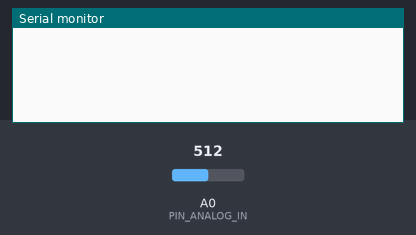
Bench run of a sketch on a simulated Arduino Uno, built with avr-gcc and run on an emulated ATmega328P. On the bench: the last lines printed to the serial monitor. The inputs (shaded band) are chosen by the test bench; at power-on: A0 (PIN_ANALOG_IN) = 512.

Above: at 1.2 s.
1.3 s: A0 (PIN_ANALOG_IN) set to 26
At 2.2 s:
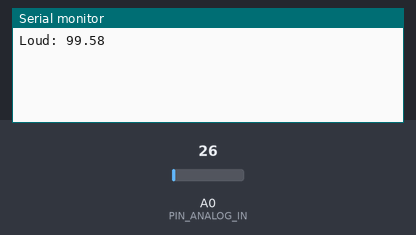
2.8 s: A0 (PIN_ANALOG_IN) set to 22
At 5.6 s:
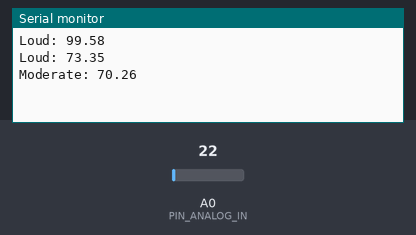

The sketch:

taraMicrofono.ino
```cpp
const double dBAnalogQuiet = 10;//envelope - calibrated value from analog input (48 dB equivalent)
const double dBAnalogModerate =  12;
const double dBAnalogLoud = 17;

int count=0;
double sum=0;
double value=0;
double volt=0;


#define PIN_ANALOG_IN A0

void setup() {
  Serial.begin(9600);
}

void loop() {
  float decibelsValueQuiet = 49.5;
  float decibelsValueModerate = 65;
  float decibelsValueLoud = 70;
  float valueDb;
  volt =  analogRead(PIN_ANALOG_IN);
  count++;
  sum += volt;

  if(count==10000){
    value=sum/count;
    count=0;
    sum=0;
    if (value < 13){
      decibelsValueQuiet += calculateDecibels(value, 'q');
      Serial.print("Quiet: ");
      Serial.println(decibelsValueQuiet);
      valueDb =  decibelsValueQuiet;
    }
    else if ((value > 13) && ( value <= 23) ){
      // Serial.println(value);
      decibelsValueModerate += calculateDecibels(value, 'm');
      Serial.print("Moderate: ");
      Serial.println(decibelsValueModerate);
      valueDb = decibelsValueModerate;
    }
    else if(value > 22){
      //Serial.println(value);
      decibelsValueLoud += calculateDecibels(value, 'l');
      Serial.print("Loud: ");
      Serial.println(decibelsValueLoud);
      valueDb = decibelsValueLoud;
    }
    delay(500);
  }
}


float calculateDecibels(int x, char c){
  float decibelsCalculated;
  if (c == 'q')
    decibelsCalculated = 20 * log10(x/dBAnalogQuiet);
  if (c == 'm')
    decibelsCalculated = 20 * log10(x/dBAnalogModerate);
  if (c == 'l')
    decibelsCalculated = 20 * log10(x/dBAnalogLoud);
  return (decibelsCalculated);
}
```

Measured:
- the behaviour switches between 24 and 23 on A0 (PIN_ANALOG_IN) (found by bisection; images 1 and 2)
- after the input at 2.8 s, the serial monitor: prints a new line after 0.19 s (image 2)
